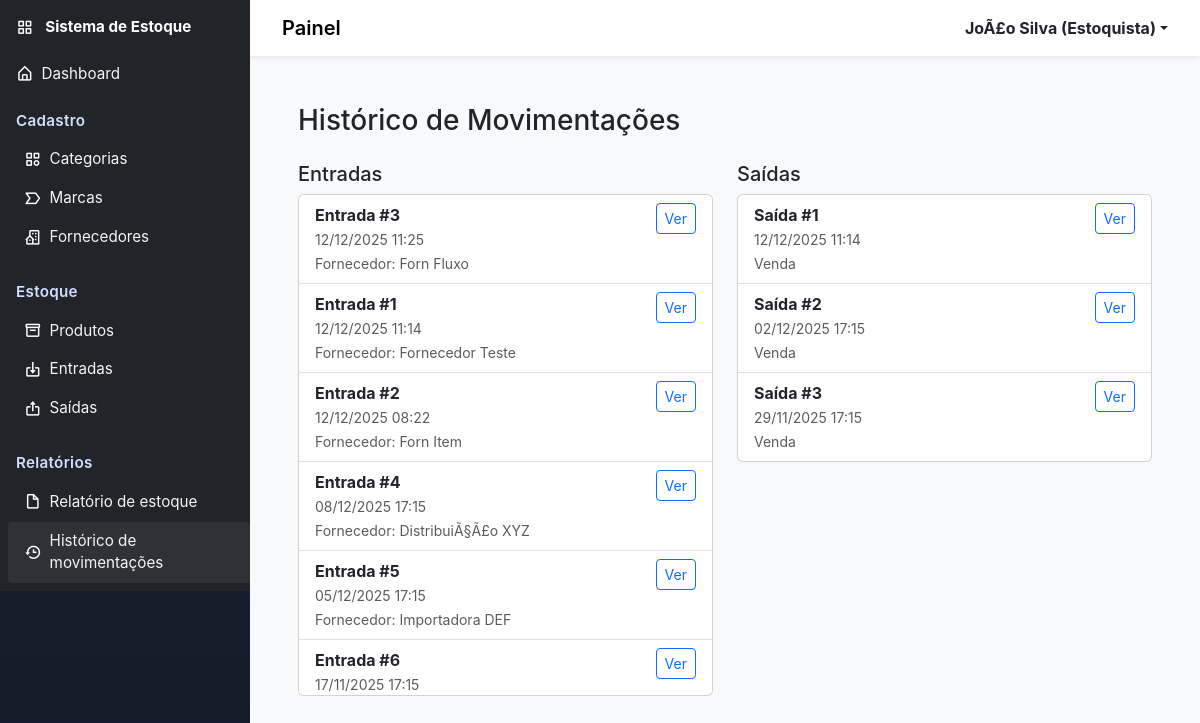
The app's page /movimentacoes/relatorios/historico/ (signed in) with its own data.
### usuarios/models.py (models this page shows, shortened)
class Usuario(AbstractBaseUser, PermissionsMixin):
    NIVEL_ADMIN = "admin"
    NIVEL_ESTOQUISTA = "estoquista"
    NIVEL_CAIXA = "caixa"
    NIVEL_CHOICES = [
        (NIVEL_ADMIN, "Admin"),
        (NIVEL_ESTOQUISTA, "Estoquista"),
        (NIVEL_CAIXA, "Caixa"),
    ]
    id = models.AutoField(primary_key=True)
    nome = models.CharField("Nome", max_length=150)
    login = models.CharField("Login", max_length=50, unique=True)
    nivel_acesso = models.CharField(
        "Nível de acesso", max_length=30, choices=NIVEL_CHOICES, default=NIVEL_ESTOQUISTA)
    is_staff = models.BooleanField("Staff", default=False)
    is_active = models.BooleanField("Ativo", default=True)
    data_criacao = models.DateTimeField(
        "Data de criação", default=timezone.now)
    objects = UsuarioManager()
    USERNAME_FIELD = "login"
    REQUIRED_FIELDS = ["nome"]
    class Meta:
        verbose_name = "Usuário"
        verbose_name_plural = "Usuários"

### movimentacoes/models.py (models this page shows, shortened)
class EntradaEstoque(models.Model):
    id = models.AutoField(primary_key=True)
    fornecedor = models.ForeignKey(Fornecedor, on_delete=models.PROTECT, null=True, blank=True, related_name="entradas")
    data_entrada = models.DateTimeField(default=timezone.now)
    usuario_responsavel = models.ForeignKey(Usuario, on_delete=models.PROTECT, null=True, blank=True, related_name="entradas")
    observacao = models.TextField(blank=True, null=True)
    class Meta:
        verbose_name = "Entrada de Estoque"
        verbose_name_plural = "Entradas de Estoque"

class SaidaEstoque(models.Model):
    TIPO_VENDA = "venda"
    TIPO_PERDA = "perda"
    TIPO_DEVOLUCAO = "devolucao"
    TIPO_AJUSTE = "ajuste"
    TIPO_CHOICES = [
        (TIPO_VENDA, "Venda"),
        (TIPO_PERDA, "Perda"),
        (TIPO_DEVOLUCAO, "Devolução"),
        (TIPO_AJUSTE, "Ajuste"),
    ]
    id = models.AutoField(primary_key=True)
    tipo_saida = models.CharField(max_length=20, choices=TIPO_CHOICES)
    data_saida = models.DateTimeField(default=timezone.now)
    usuario_responsavel = models.ForeignKey(Usuario, on_delete=models.PROTECT, null=True, blank=True, related_name="saidas")
    observacao = models.TextField(blank=True, null=True)
    class Meta:
        verbose_name = "Saída de Estoque"
        verbose_name_plural = "Saídas de Estoque"

### fornecedores/models.py (models this page shows, shortened)
class Fornecedor(models.Model):
    id = models.AutoField(primary_key=True)
    nome = models.CharField(max_length=150)
    cnpj = models.CharField(max_length=18, blank=True, null=True)
    telefone = models.CharField(max_length=20, blank=True, null=True)
    email = models.EmailField(max_length=100, blank=True, null=True)
    endereco = models.TextField(blank=True, null=True)
    data_cadastro = models.DateTimeField(default=timezone.now)
    class Meta:
        verbose_name = "Fornecedor"
        verbose_name_plural = "Fornecedores"

### movimentacoes/views.py (the view)
# urls.py: path("relatorios/historico/", views.history, name="history"),
@login_required
def history(request):
    entradas = EntradaEstoque.objects.select_related(
        'fornecedor', 'usuario_responsavel').all().order_by('-data_entrada')
    saidas = SaidaEstoque.objects.select_related(
        'usuario_responsavel').all().order_by('-data_saida')
    return render(request, 'movimentacoes/historico.html', {'entradas': entradas, 'saidas': saidas})

### usuarios/templatetags/access_tags.py (called while the page is built)
@register.simple_tag(takes_context=True)
def has_access(context, allowed_levels):
    request = context.get('request')
    if not request or not hasattr(request, 'user') or not request.user.is_authenticated:
        return False
    nivel = getattr(request.user, 'nivel_acesso', None)
    if not nivel:
        return False
    allowed = [x.strip() for x in allowed_levels.split(',') if x.strip()]
    return nivel in allowed

### templates/movimentacoes/historico.html (shortened to what this page needs)
{% extends 'base.html' %}
{% block content %}
<div class="container-fluid p-4">
    <div class="row mb-3">
        <div class="col-md-12"><h1 class="h3">Histórico de Movimentações</h1></div>
    </div>
    <div class="row">
        <div class="col-lg-6 col-md-12">
            <h5>Entradas</h5>
            <div class="card mb-4">
                <ul class="list-group list-group-flush" style="max-height: 500px; overflow-y: auto;">
                    {% for e in entradas %}
                    <li class="list-group-item">
                        <div class="d-flex justify-content-between align-items-start" style="gap: 10px;">
                            <div style="flex: 1; min-width: 0;">
                                <strong>Entrada #{{ e.id }}</strong><br>
                                <small class="text-muted">{{ e.data_entrada|date:"d/m/Y H:i" }}<br>Fornecedor: {{ e.fornecedor.nome|default:'-'|truncatewords:3 }}</small>
                            </div>
                            <div class="flex-shrink-0">
                                <a href="{% url 'movimentacoes:detalhe_entrada' e.id %}" class="btn btn-sm btn-outline-primary">Ver</a>
                            </div>
                        </div>
                    </li>
                    {% empty %}
                    <li class="list-group-item text-center text-muted">Nenhuma entrada</li>
                    {% endfor %}
                </ul>
            </div>
        </div>
        <div class="col-lg-6 col-md-12">
            <h5>Saídas</h5>
            <div class="card mb-4">
                <ul class="list-group list-group-flush" style="max-height: 500px; overflow-y: auto;">
                    {% for s in saidas %}
                    <li class="list-group-item">
                        <div class="d-flex justify-content-between align-items-start" style="gap: 10px;">
                            <div style="flex: 1; min-width: 0;">
                                <strong>Saída #{{ s.id }}</strong><br>
                                <small class="text-muted">{{ s.data_saida|date:"d/m/Y H:i" }}<br>{{ s.get_tipo_saida_display }}</small>
                            </div>
                            <div class="flex-shrink-0">
                                <a href="{% url 'movimentacoes:detalhe_saida' s.id %}" class="btn btn-sm btn-outline-primary">Ver</a>
                            </div>
                        </div>
                    </li>
                    {% empty %}
                    <li class="list-group-item text-center text-muted">Nenhuma saída</li>
                    {% endfor %}
                </ul>
            </div>
        </div>
    </div>
</div>
{% endblock %}

### templates/includes/header.html (shortened to what this page needs)
<header class="navbar navbar-expand-lg navbar-light bg-white shadow-sm">
<div class="container-fluid">
<div class="d-flex align-items-center">
	<a class="navbar-brand" href="#">Painel</a>
</div>
<div class="d-flex align-items-center">
<div class="dropdown">
<a class="d-flex align-items-center text-dark text-decoration-none dropdown-toggle" href="#" id="userDropdown" data-bs-toggle="dropdown" aria-expanded="false">
	<strong>
		{% if request.user.is_authenticated %}
			{{ request.user.nome }} {% if request.user.get_nivel_acesso_display %}({{ request.user.get_nivel_acesso_display }}){% endif %}
		{% else %}
			Usuário
		{% endif %}
	</strong>
</a>
</div>
</div>
</div>
</header>

### static/css/style.css (style rules this page uses)
body { font-family: Inter, system-ui, -apple-system, 'Segoe UI', Roboto, 'Helvetica Neue', Arial; background-color: #f8f9fa; }
header.navbar .navbar-brand { font-weight:600 }
@media (min-width: 768px) { header.navbar { padding-left: 1.25rem; padding-right:1.25rem } }

### records on screen
Usuario: user.nome "JoÃ£o Silva", user.nivel_acesso "Estoquista"
EntradaEstoque: id "3", data_entrada "12/12/2025 11:25", fornecedor.nome "Forn Fluxo"
EntradaEstoque: id "1", data_entrada "12/12/2025 11:14", fornecedor.nome "Fornecedor Teste"
EntradaEstoque: id "2", data_entrada "12/12/2025 08:22", fornecedor.nome "Forn Item"
EntradaEstoque: id "4", data_entrada "08/12/2025 17:15", fornecedor.nome "DistribuiÃ§Ã£o XYZ"
EntradaEstoque: id "5", data_entrada "05/12/2025 17:15", fornecedor.nome "Importadora DEF"
EntradaEstoque: id "6", data_entrada "17/11/2025 17:15"
SaidaEstoque: id "1", data_saida "12/12/2025 11:14", tipo_saida "Venda"
SaidaEstoque: id "2", data_saida "02/12/2025 17:15", tipo_saida "Venda"
SaidaEstoque: id "3", data_saida "29/11/2025 17:15", tipo_saida "Venda"
